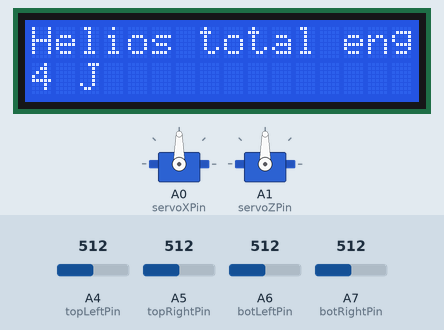
Bench run of a program on a simulated Arduino Uno, built with avr-gcc and run on an emulated ATmega328P. Parts: 2 × servo, 16×2 character LCD. Inputs (shaded band) come from the test bench; at power-on: A4 (topLeftPin) = 512, A5 (topRightPin) = 512, A7 (botRightPin) = 512, A6 (botLeftPin) = 512. What the program prints to the serial monitor is not drawn.

Above: at 4.2 s.
4.3 s: A4 (topLeftPin) set to 550
6.6 s: A4 (topLeftPin) set to 571
At 8.92 s:
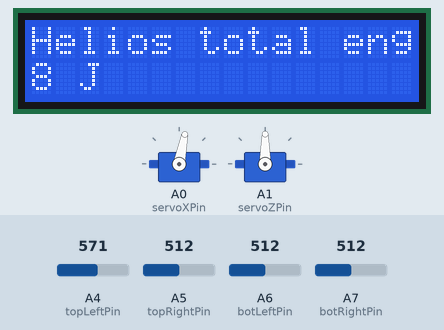
9.6 s: A5 (topRightPin) set to 716
At 11.95 s:
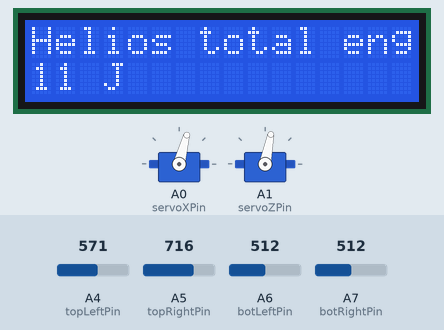
12.6 s: A7 (botRightPin) set to 546
15.6 s: A7 (botRightPin) set to 581
At 16.9 s:
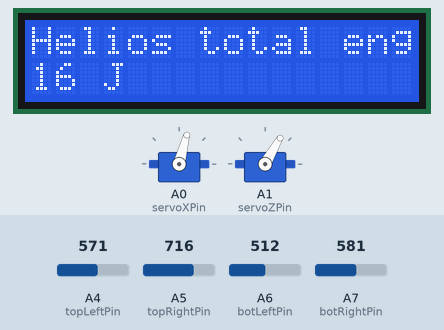
18.6 s: A6 (botLeftPin) set to 501
At 19.23 s:
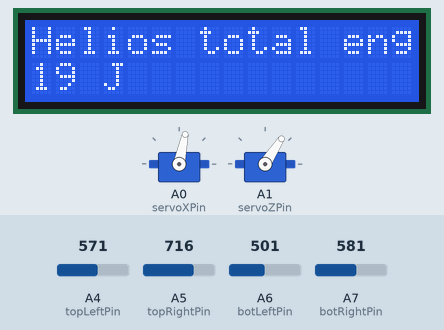
Timing chart, 0 to 24.4 s (numbered marks = the images above; inputs shaded):
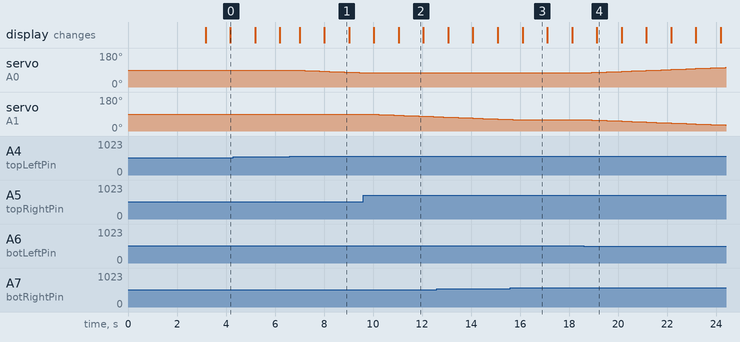

Measured:
- the behaviour switches between 562 and 563 on A7 (botRightPin) (found by bisection; images 2 and 3)
- after the input at 6.6 s, servo on A0 (servoXPin): moves from 90° to 76° over 2.6 s, starting after 0.20 s
- after the input at 9.6 s, servo on A0 (servoXPin): goes on until 9.6 s, then stays 75°; servo on A1 (servoZPin): moves from 90° to 76° over 2.6 s, starting after 0.23 s
- after the input at 15.6 s, servo on A1 (servoZPin): goes on until 15.7 s, then stays 60°
- after the input at 18.6 s, servo on A0 (servoXPin): moves from 75° to 104° over 5.7 s, starting after 0.13 s; servo on A1 (servoZPin): moves from 60° to 31° over 5.7 s, starting after 0.13 s
- what the display in image 2 shows lasts 1.1 s, from 11.0 s to 12.1 s

The program:

main.cpp
```cpp
#include <Arduino.h>
#include <Servo.h>
#include <LiquidCrystal.h>
#include <Wire.h>

//Working functions.

int measureLight(Servo& servo, const int& angle, const int& lightPin);
void displayTest(const int& light, bool right = true);
int getPerfectAngle(Servo& servo, int& angle, const int& lightPin);
void getVector(const int& tL, const int& tR, const int& bL, const int& bR, int& angleX, int& angleZ);


// LCD display
const int rs = 12, en = 11, d4 = 5, d5 = 4, d6 = 3, d7 = 2;
LiquidCrystal lcd(rs, en, d4, d5, d6, d7);

// Phothoresistors pin and values.
// const int lightPinX = A4;
// const int lightPinZ = A5;

const int topLeftPin = A4;
const int topRightPin  = A5;
const int botLeftPin = A6;
const int botRightPin = A7;

int lightValX = 0;
int lightValZ = 0;

// Servo Motors
Servo servoX;
Servo servoZ;

const int servoXPin = A0;
const int servoZPin = A1;

int angleX = 90;
int angleZ = 90;

void setup() {
  // put your setup code here, to run once:

  pinMode(topLeftPin, INPUT);
  pinMode(topRightPin, INPUT);
  pinMode(botLeftPin, INPUT);
  pinMode(botLeftPin, INPUT);

  servoX.attach(servoXPin);
  servoZ.attach(servoZPin);

  servoX.write(90);
  servoZ.write(90);

  Serial.begin(9600);

  lcd.begin(16, 2);
  lcd.print("Helios total eng");

  delay(3000);
}

void loop() {
  // put your main code here, to run repeatedly:


  getVector(topLeftPin, topRightPin, botLeftPin, botRightPin, angleX, angleZ);
  servoX.write(angleX);
  servoZ.write(angleZ);


  lcd.setCursor(0, 1);
  lcd.print(millis()  / 1000);
  lcd.print(" J");


  delay(100);
}

//Transform the data from the photoresistors into a vector indicating the direction of the movement to track.
void getVector(const int& tL, const int& tR, const int& bL, const int& bR, int& angleX, int& angleZ)
{
  int topLeft = analogRead(tL);
  topLeft = map(topLeft, 0, 1023, -10, 10);
  int topRight = analogRead(tR);
  topRight = map(topRight, 0, 1023, -10, 10);
  int botLeft = analogRead(bL);
  botLeft = map(botLeft, 0, 1023, -10, 10);
  int botRight = analogRead(bR);
  botRight = map(botRight, 0, 1023, -10, 10);

  int x = (topRight - topLeft) + (botRight - botLeft);
  int z = (topRight + topLeft) - (botRight + botLeft);

  x = map(x, -20, 20, -5, 5);
  z = -map(z, -20, 20, -5, 5);

  if( (abs(angleX + x)% 180) <= 180 &&  (abs(angleX + x)% 180) >= 0)
    angleX = ( (abs(angleX + x))% 180);
  if( ((abs(angleZ + z)) % 180) <= 180 && ( (abs(angleZ + z)) % 180) >= 0)
    angleZ = ( (abs(angleZ + z)) % 180);

  Serial.print(x);
  Serial.print('\t');
  Serial.println(angleX);

  Serial.print(z);
  Serial.print('\t');
  Serial.println(angleZ);

  Serial.println('\t');


  delay(100);

  // Serial.print(topLeft);
  // Serial.print('\t');
  // Serial.println(topRight);


  // Serial.print(botLeft);
  // Serial.print('\t');
  // Serial.println(botRight);

  // Serial.println('\n');
}

//Get the angle where the most light comes from.
//It does work on one axis.
int getPerfectAngle(Servo& servo, int& angle, const int& lightPin)
{
  int direction = measureLight(servo, angle, lightPin);

  while(direction != 0)
  {

    if(direction == 1)
    {
      Serial.println("Turning right");
      angle += 15;
    }
    else
    {
      Serial.println("Turning left");
      angle -= 15;
    }
    direction = measureLight(servo, angle, lightPin);
    delay(1000);
  }
  return angle;
}

//measure the light coming to photonresistor.
// return the side with the most light, -1 for left, 1 for right, 0 for perfect positioning (0 => no changes needed).
int measureLight(Servo& servo, const int& angle, const int& lightPin)
{

  int curr = analogRead(lightPin);
  int left = 0;
  int right = 0;
  Serial.print("Current light\t");
  Serial.println(curr);

  delay(1000);
  //Turn right and measure the light.
  servo.write(angle - 5);
  right = analogRead(lightPin);
  displayTest(right, true);

  delay(1000);
  //Turn left and measure light.
  servo.write(angle + 5);
  left = analogRead(lightPin);
  displayTest(left, false);

  delay(1000);
  if(left > curr + 1)
    return -1;
  else if(right > curr + 1)
    return 1;

  return 0;

}

//Display result of the test. Just for testing.
void displayTest(const int& light, bool right)
{
  const char* s = right ? "right\t" : "left\t";
  Serial.print(s);
  Serial.println(light);
  return;
}
```
